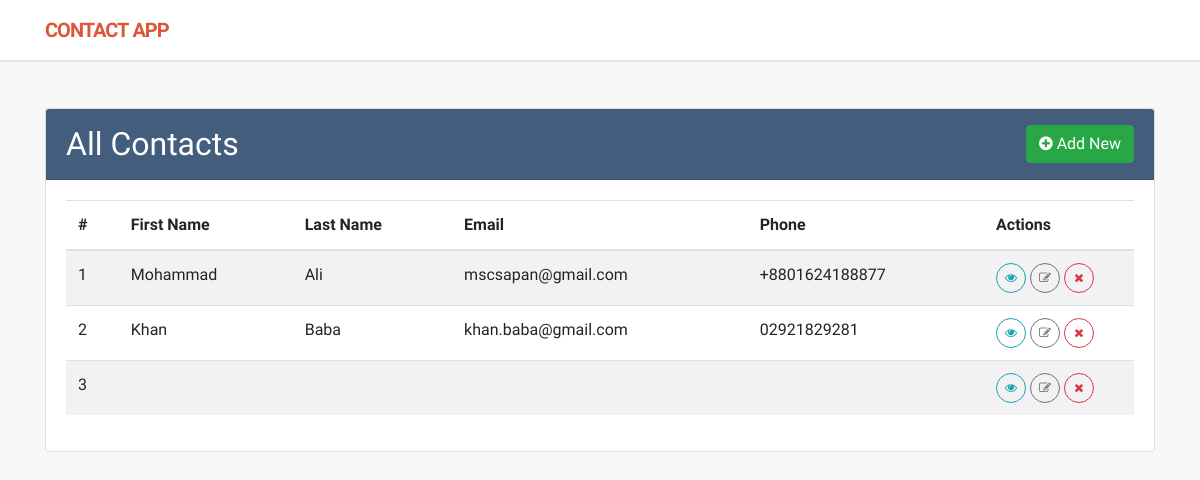
/, run on an earlier commit of the app's database.
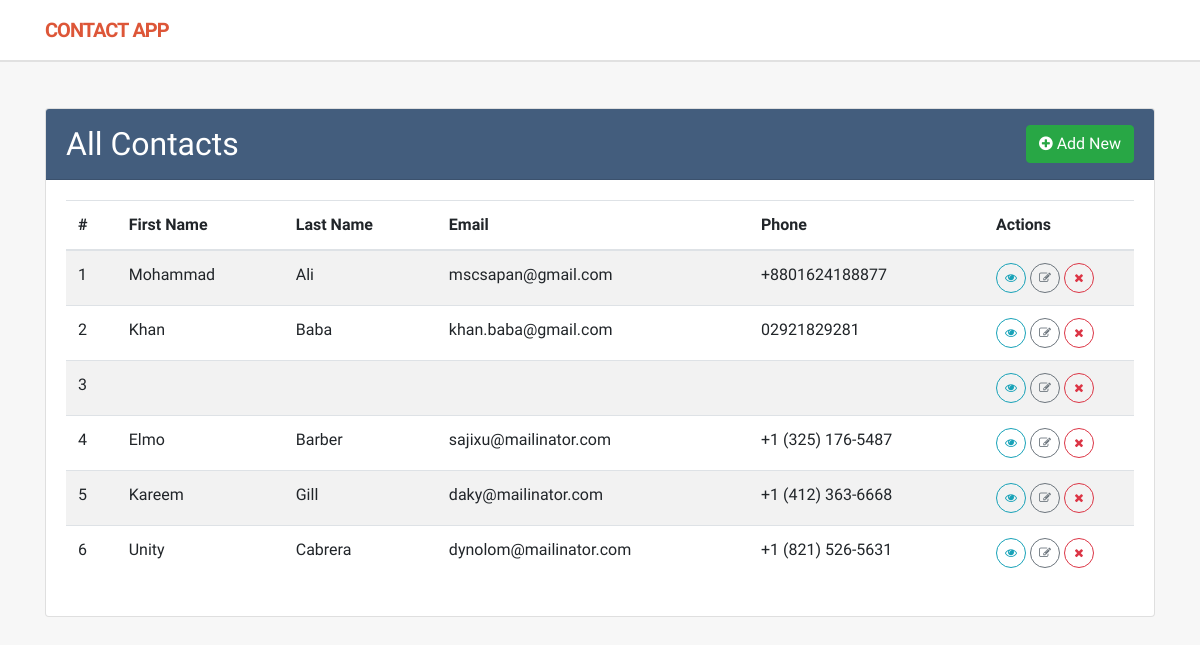
And on a later commit of the database.
### contactapp/models.py (models this page shows, shortened)
class Contact(models.Model):
    first_name = models.CharField(max_length=50)
    last_name = models.CharField(max_length=50)
    email = models.EmailField(unique=True)
    phone = models.CharField(max_length=15)
    address = models.CharField(max_length=120)
    class Meta:
        ordering = ['id'] #Ascending

### contactapp/views.py (the view)
# urls.py: 2. Add a URL to urlpatterns:  path('', views.home, name='home')
def home(request):
    contacts = Contact.objects.all()
    return render(request,'index.html',context={'contacts': contacts})

### templates/index.html (shortened to what this page needs)
{% load static %}
<!DOCTYPE html>
<html lang="en">
<head>
  <link href="https://cdnjs.cloudflare.com/ajax/libs/font-awesome/4.7.0/css/font-awesome.min.css" rel="stylesheet">
  <link href="{% static 'css/bootstrap.min.css' %}" rel="stylesheet">
  <link href="{% static 'css/custom.css' %}" rel="stylesheet">
</head>
<body>
  <nav class="navbar navbar-expand-lg navbar-light">
    <div class="container">
      <a class="navbar-brand text-uppercase" href="{% url 'home' %}">
        <strong>Contact</strong> App
      </a>
    </div>
  </nav>
  <main class="py-5">
    <div class="container">
      <div class="row">
        <div class="col-md-12">
          <div class="card">
            <div class="card-header card-title">
              <div class="d-flex align-items-center">
                <h2 class="mb-0">All Contacts</h2>
                <div class="ml-auto">
                  <a href="{% url 'add-contact' %}" class="btn btn-success"><i class="fa fa-plus-circle"></i> Add
                    New</a>
                </div>
              </div>
            </div>
            <div class="card-body">
              <table class="table table-striped table-hover">
                <thead>
                  <tr>
                    <th scope="col">#</th>
                    <th scope="col">First Name</th>
                    <th scope="col">Last Name</th>
                    <th scope="col">Email</th>
                    <th scope="col">Phone</th>
                    <th scope="col">Actions</th>
                  </tr>
                </thead>
                <tbody>
                  {% for content in contacts %}
                  <tr>
                    <td>{{ forloop.counter }}</td>
                    <td>{{ content.first_name }}</td>
                    <td>{{ content.last_name }}</td>
                    <td>{{ content.email }}</td>
                    <td>{{ content.phone }}</td>
                    <td width="150">
                      <a href="{% url 'show-contact' content.id %}" class="btn btn-sm btn-circle btn-outline-info"
                        title="Show"><i class="fa fa-eye"></i></a>
                      <a href="{% url 'edit-contact' content.id %}" class="btn btn-sm btn-circle btn-outline-secondary"
                        title="Edit"><i class="fa fa-edit"></i></a>
                      <a href="{% url 'delete-contact' content.id %}" class="btn btn-sm btn-circle btn-outline-danger"
                        title="Delete" onclick="confirm('Are you sure?')"><i class="fa fa-times"></i></a>
                    </td>
                  </tr>
                  {% endfor %}
                </tbody>
              </table>
            </div>
          </div>
        </div>
      </div>
    </div>
  </main>
</body>
</html>

### static/css/custom.css (style rules this page uses)
body { font-family: 'Varela Round', sans-serif; background-color: #f7f7f7; }
.navbar { background: #fff; -moz-box-shadow: rgba(0, 0, 0, 0.09) 0 2px 0; -webkit-box-shadow: rgba(0, 0, 0, 0.09) 0 2px 0; box-shadow: rgba(0, 0, 0, 0.09) 0 2px 0; padding: 10px 16px; }
.navbar .navbar-brand { font-weight: bold; letter-spacing: -1px; font-size: 20px; color: #dd5638; }
.btn-circle { width: 30px; height: 30px; text-align: center; padding: 6px 0; font-size: 12px; line-height: 1.428571429; border-radius: 15px; }
.card-title { color: #fff; background: #435d7d; padding: 16px 20px; }

What changed in the data, as far as the page shows it:
added Contact: first_name "Elmo", last_name "Barber", email "sajixu@mailinator.com", phone "+1 (325) 176-5487"
added Contact: first_name "Kareem", last_name "Gill", email "daky@mailinator.com", phone "+1 (412) 363-6668"
added Contact: first_name "Unity", last_name "Cabrera", email "dynolom@mailinator.com", phone "+1 (821) 526-5631"
